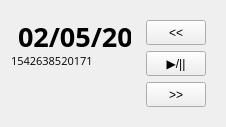
        <widget class="QFrame" name="raceDescrFrame">
         <property name="minimumSize">
          <size>
           <width>0</width>
           <height>100</height>
          </size>
         </property>
         <property name="maximumSize">
          <size>
           <width>99999</width>
           <height>999999</height>
          </size>
         </property>
         <property name="frameShape">
          <enum>QFrame::NoFrame</enum>
         </property>
         <property name="frameShadow">
          <enum>QFrame::Sunken</enum>
         </property>
         <property name="lineWidth">
          <number>0</number>
         </property>
         <layout class="QHBoxLayout" name="horizontalLayout">
          <item>
           <widget class="QFrame" name="frame_2">
            <property name="minimumSize">
             <size>
              <width>120</width>
              <height>60</height>
             </size>
            </property>
            <property name="maximumSize">
             <size>
              <width>16777215</width>
              <height>16777215</height>
             </size>
            </property>
            <property name="frameShape">
             <enum>QFrame::NoFrame</enum>
            </property>
            <property name="frameShadow">
             <enum>QFrame::Raised</enum>
            </property>
            <widget class="QLabel" name="nowLabel">
             <property name="geometry">
              <rect>
               <x>0</x>
               <y>15</y>
               <width>271</width>
               <height>21</height>
              </rect>
             </property>
             <property name="font">
              <font>
               <family>Open Sans</family>
               <pointsize>20</pointsize>
               <weight>75</weight>
               <bold>true</bold>
               <stylestrategy>PreferDefault</stylestrategy>
              </font>
             </property>
             <property name="text">
              <string> 02/05/2020 12:05:37</string>
             </property>
             <property name="alignment">
              <set>Qt::AlignLeading|Qt::AlignLeft|Qt::AlignVCenter</set>
             </property>
            </widget>
            <widget class="QLabel" name="tradedVolLabel">
             <property name="geometry">
              <rect>
               <x>455</x>
               <y>10</y>
               <width>101</width>
               <height>31</height>
              </rect>
             </property>
             <property name="sizePolicy">
              <sizepolicy hsizetype="Preferred" vsizetype="Preferred">
               <horstretch>0</horstretch>
               <verstretch>0</verstretch>
              </sizepolicy>
             </property>
             <property name="font">
              <font>
               <family>Open Sans</family>
               <pointsize>16</pointsize>
               <weight>50</weight>
               <bold>false</bold>
               <stylestrategy>PreferDefault</stylestrategy>
              </font>
             </property>
             <property name="text">
              <string>537692</string>
             </property>
             <property name="alignment">
              <set>Qt::AlignRight|Qt::AlignTrailing|Qt::AlignVCenter</set>
             </property>
            </widget>
            <widget class="QLabel" name="postLabel">
             <property name="geometry">
              <rect>
               <x>270</x>
               <y>10</y>
               <width>111</width>
               <height>16</height>
              </rect>
             </property>
             <property name="font">
              <font>
               <family>Open Sans</family>
               <pointsize>8</pointsize>
               <italic>false</italic>
              </font>
             </property>
             <property name="styleSheet">
              <string notr="true">QLabel { color: rgb(0, 0, 255) }</string>
             </property>
             <property name="text">
              <string>04/05/2020 12:10:00</string>
             </property>
             <property name="alignment">
              <set>Qt::AlignLeading|Qt::AlignLeft|Qt::AlignVCenter</set>
             </property>
            </widget>
            <widget class="QLabel" name="statusLabel">
             <property name="geometry">
              <rect>
               <x>375</x>
               <y>10</y>
               <width>71</width>
               <height>25</height>
              </rect>
             </property>
             <property name="font">
              <font>
               <family>Open Sans</family>
               <pointsize>8</pointsize>
               <weight>75</weight>
               <italic>false</italic>
               <bold>true</bold>
              </font>
             </property>
             <property name="text">
              <string>SUSPENDED</string>
             </property>
             <property name="alignment">
              <set>Qt::AlignRight|Qt::AlignTop|Qt::AlignTrailing</set>
             </property>
            </widget>
            <widget class="QLabel" name="inplayLabel">
             <property name="geometry">
              <rect>
               <x>405</x>
               <y>20</y>
               <width>41</width>
               <height>25</height>
              </rect>
             </property>
             <property name="font">
              <font>
               <family>Open Sans</family>
               <pointsize>8</pointsize>
               <weight>75</weight>
               <italic>false</italic>
               <bold>true</bold>
              </font>
             </property>
             <property name="text">
              <string>INPLAY</string>
             </property>
             <property name="alignment">
              <set>Qt::AlignRight|Qt::AlignTrailing|Qt::AlignVCenter</set>
             </property>
            </widget>
            <widget class="QCheckBox" name="crossmatchCheckBox">
             <property name="geometry">
              <rect>
               <x>1350</x>
               <y>15</y>
               <width>101</width>
               <height>21</height>
              </rect>
             </property>
             <property name="text">
              <string>Cross-match</string>
             </property>
            </widget>
            <widget class="QLabel" name="lastLabel">
             <property name="geometry">
              <rect>
               <x>270</x>
               <y>25</y>
               <width>111</width>
               <height>16</height>
              </rect>
             </property>
             <property name="font">
              <font>
               <family>Open Sans</family>
               <pointsize>8</pointsize>
               <weight>75</weight>
               <italic>false</italic>
               <bold>true</bold>
              </font>
             </property>
             <property name="styleSheet">
              <string notr="true">QLabel { color: rgb(200, 12, 64) }</string>
             </property>
             <property name="text">
              <string>04/05/2020 12:10:00</string>
             </property>
             <property name="alignment">
              <set>Qt::AlignLeading|Qt::AlignLeft|Qt::AlignVCenter</set>
             </property>
            </widget>
            <widget class="QLabel" name="timestampLabel">
             <property name="geometry">
              <rect>
               <x>0</x>
               <y>40</y>
               <width>101</width>
               <height>20</height>
              </rect>
             </property>
             <property name="font">
              <font>
               <family>Open Sans</family>
               <pointsize>8</pointsize>
               <weight>50</weight>
               <italic>false</italic>
               <bold>false</bold>
              </font>
             </property>
             <property name="text">
              <string>1542638520171</string>
             </property>
             <property name="alignment">
              <set>Qt::AlignLeading|Qt::AlignLeft|Qt::AlignVCenter</set>
             </property>
            </widget>
           </widget>
          </item>
          <item>
           <widget class="QFrame" name="frame_4">
            <property name="maximumSize">
             <size>
              <width>100</width>
              <height>16777215</height>
             </size>
            </property>
            <property name="frameShape">
             <enum>QFrame::NoFrame</enum>
            </property>
            <property name="frameShadow">
             <enum>QFrame::Raised</enum>
            </property>
            <layout class="QGridLayout" name="gridLayout_2">
             <item row="1" column="0">
              <widget class="QPushButton" name="rewindButton">
               <property name="minimumSize">
                <size>
                 <width>0</width>
                 <height>25</height>
                </size>
               </property>
               <property name="maximumSize">
                <size>
                 <width>60</width>
                 <height>16777215</height>
                </size>
               </property>
               <property name="text">
                <string>&lt;&lt;</string>
               </property>
              </widget>
             </item>
             <item row="3" column="0">
              <widget class="QPushButton" name="fastforwardButton">
               <property name="minimumSize">
                <size>
                 <width>0</width>
                 <height>25</height>
                </size>
               </property>
               <property name="maximumSize">
                <size>
                 <width>60</width>
                 <height>16777215</height>
                </size>
               </property>
               <property name="text">
                <string>&gt;&gt;</string>
               </property>
              </widget>
             </item>
             <item row="2" column="0">
              <widget class="QPushButton" name="playButton">
               <property name="minimumSize">
                <size>
                 <width>0</width>
                 <height>25</height>
                </size>
               </property>
               <property name="maximumSize">
                <size>
                 <width>60</width>
                 <height>16777215</height>
                </size>
               </property>
               <property name="text">
                <string>▶/||</string>
               </property>
              </widget>
             </item>
            </layout>
           </widget>
          </item>
         </layout>
        </widget>
